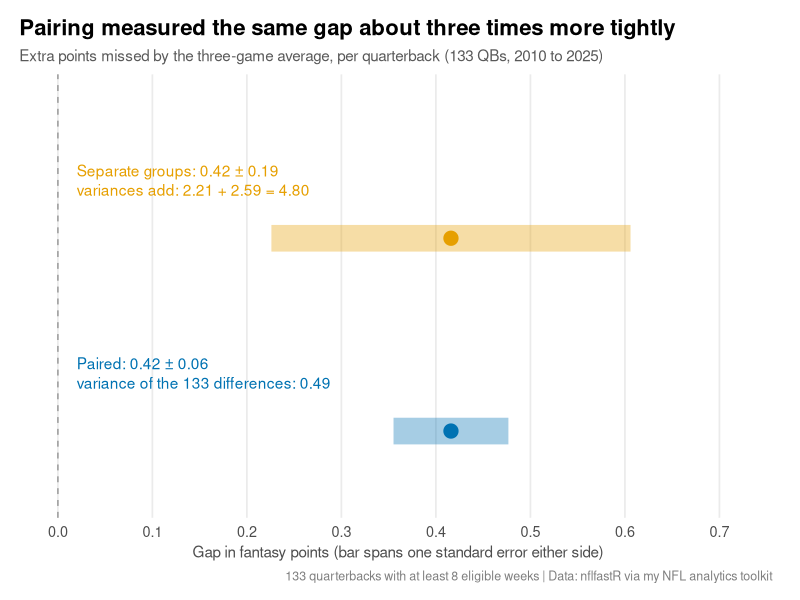
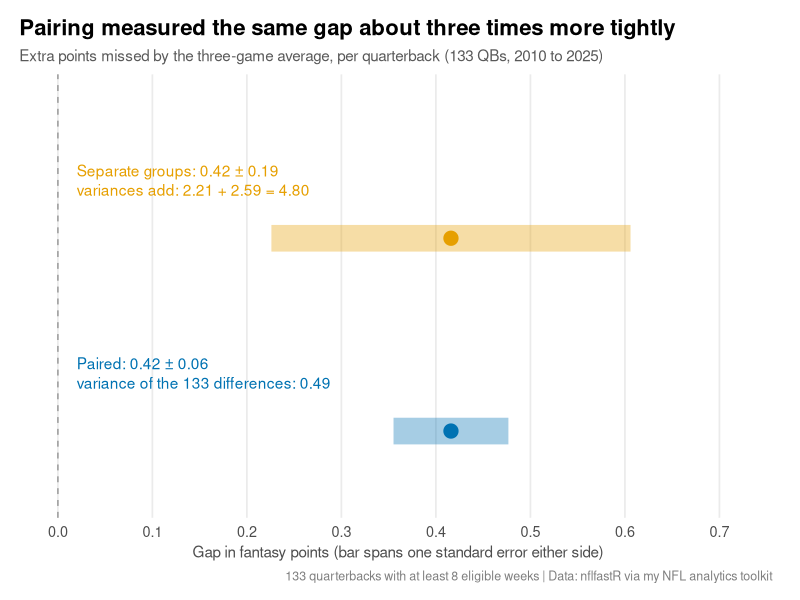

The R source for these figures, in order: (Note: this script raises an error after producing the figures.)
# create_stats_post30_visuals.R
# Statistics Series Post 30: The Paired t-Test
#
# One panel. The same 0.42-point gap (three-game average error minus
# season-to-date error, per quarterback) drawn twice: once with the standard
# error from treating the two sets of misses as separate groups, once with the
# paired standard error. The width difference is the post's central finding.
#
# Every number is hardcoded from verified console output
# (floor >= 8 eligible weeks block, rebuilt A/B panel, 2026-09-17).
# Nothing is re-simulated or recomputed from data.
#
# Bars show the gap plus or minus ONE standard error. They are not confidence
# intervals, and nothing in the chart labels them as intervals.

# ==== CONFIGURATION ==========================================================
library(ggplot2)
library(dplyr)
library(grid)
library(here)

OUTPUT_DIR  <- here("stats_posts", "output", "plots")
FILE_PREFIX <- "stats_post30_"
PLOT_NAME   <- "paired_vs_separate_standard_error"
WIDTH_IN    <- 8
HEIGHT_IN   <- 8 * 2 / 3   # 1200x800 aspect
DPI         <- 300
BASE_SIZE   <- 13
TITLE_SIZE  <- 16
SUB_SIZE    <- 11
MARGIN_PT   <- c(t = 14, r = 20, b = 12, l = 14)

COL_PAIRED   <- "#0072B2"  # navy: the reading the post teaches
COL_SEPARATE <- "#E69F00"  # gold: not wrong, less precise

dir.create(OUTPUT_DIR, recursive = TRUE, showWarnings = FALSE)

# ==== VERIFIED VALUES (console output, floor >= 8 block) =====================
N_QB          <- 133L
ERR_STD       <- 7.985064
ERR_ROLL3     <- 8.400999
GAP           <- 0.415935
VAR_STD       <- 2.213179
VAR_ROLL3     <- 2.588883
VAR_DIFF      <- 0.491382
SE_SEPARATE   <- 0.190015
SE_PAIRED     <- 0.060783
QB_ROLL3_WORSE <- 104L
QB_STD_WORSE   <- 29L
QB_TIES        <- 0L

# ==== PRE-BUILD ASSERTIONS ===================================================
tol <- 1e-4
checks <- c(
  # Internal consistency of the hardcoded values
  A01_gap_reconciles        = abs((ERR_ROLL3 - ERR_STD) - GAP) < 1e-5,
  A02_separate_se_from_vars = abs(sqrt((VAR_STD + VAR_ROLL3) / N_QB) - SE_SEPARATE) < tol,
  A03_paired_se_from_var    = abs(sqrt(VAR_DIFF / N_QB) - SE_PAIRED) < tol,
  A04_win_counts_sum        = QB_ROLL3_WORSE + QB_STD_WORSE + QB_TIES == N_QB,
  A05_positive_values       = all(c(GAP, SE_SEPARATE, SE_PAIRED, VAR_DIFF) > 0),
  # Prose claims in Stats_Post30_The_Paired_t_Test.md, checked in code
  P01_miss_7985             = sprintf("%.3f", ERR_STD) == "7.985",
  P02_miss_8401             = sprintf("%.3f", ERR_ROLL3) == "8.401",
  P03_gap_0416_about_042    = sprintf("%.3f", GAP) == "0.416" && sprintf("%.2f", GAP) == "0.42",
  P04_separate_se_019       = sprintf("%.2f", SE_SEPARATE) == "0.19",
  P05_paired_se_006         = sprintf("%.2f", SE_PAIRED) == "0.06",
  P06_variances_221_259     = sprintf("%.2f", VAR_STD) == "2.21" && sprintf("%.2f", VAR_ROLL3) == "2.59",
  P07_sum_480               = sprintf("%.2f", VAR_STD + VAR_ROLL3) == "4.80",
  P08_diff_var_049          = sprintf("%.2f", VAR_DIFF) == "0.49",
  P09_about_90_percent      = round(100 * (1 - VAR_DIFF / (VAR_STD + VAR_ROLL3))) == 90,
  P10_104_of_133            = QB_ROLL3_WORSE == 104L && N_QB == 133L,
  P11_title_three_times     = round(SE_SEPARATE / SE_PAIRED) == 3
)
if (!all(checks)) {
  stop("Pre-build assertion(s) failed: ", paste(names(checks)[!checks], collapse = ", "))
}
cat("Pre-build assertions:", sum(checks), "/", length(checks), "passed\n")

# ==== PLOT DATA ==============================================================
plot_data <- tibble(
  reading = factor(c("Treated as separate groups", "Paired"),
                   levels = c("Paired", "Treated as separate groups")),  # separate on top
  gap     = GAP,
  se      = c(SE_SEPARATE, SE_PAIRED),
  label   = c(
    sprintf("Separate groups: %.2f \u00b1 %.2f\nvariances add: %.2f + %.2f = %.2f",
            GAP, SE_SEPARATE, VAR_STD, VAR_ROLL3, VAR_STD + VAR_ROLL3),
    sprintf("Paired: %.2f \u00b1 %.2f\nvariance of the %d differences: %.2f",
            GAP, SE_PAIRED, N_QB, VAR_DIFF)
  ),
  colour  = c(COL_SEPARATE, COL_PAIRED)
) %>%
  mutate(lo = gap - se, hi = gap + se)

stopifnot(nrow(plot_data) == 2, !anyNA(plot_data))

# ==== TEXT ===================================================================
TITLE    <- "Pairing measured the same gap about three times more tightly"
SUBTITLE <- sprintf("Extra points missed by the three-game average, per quarterback (%d QBs, 2010 to 2025)", N_QB)
CAPTION  <- "133 quarterbacks with at least 8 eligible weeks | Data: nflfastR via my NFL analytics toolkit"

# ==== BUILD ==================================================================
p <- ggplot(plot_data, aes(y = reading)) +
  geom_vline(xintercept = 0, linetype = "dashed", colour = "gray60") +
  geom_linerange(aes(xmin = lo, xmax = hi, colour = colour), linewidth = 9,
                 alpha = 0.35, show.legend = FALSE) +
  geom_point(aes(x = gap, colour = colour), size = 4.5, show.legend = FALSE) +
  # Labels sit above each bar so they never collide with the geometry
  geom_text(aes(x = 0.02, label = label, colour = colour),
            hjust = 0, vjust = 0, nudge_y = 0.22, size = 3.9, lineheight = 1.05,
            show.legend = FALSE) +
  scale_colour_identity() +
  scale_x_continuous(breaks = seq(0, 0.7, by = 0.1)) +
  scale_y_discrete(expand = expansion(add = c(0.45, 0.85))) +
  coord_cartesian(xlim = c(0, 0.72)) +
  labs(
    title    = TITLE,
    subtitle = SUBTITLE,
    x        = "Gap in fantasy points (bar spans one standard error either side)",
    y        = NULL,
    caption  = CAPTION
  ) +
  theme_minimal(base_size = BASE_SIZE) +
  theme(
    plot.title         = element_text(face = "bold", size = TITLE_SIZE, hjust = 0),
    plot.subtitle      = element_text(colour = "gray35", size = SUB_SIZE, hjust = 0),
    plot.caption       = element_text(colour = "gray50", size = 9, hjust = 1),
    plot.title.position = "plot",
    panel.grid.minor   = element_blank(),
    panel.grid.major.y = element_blank(),
    axis.text.y        = element_blank(),
    axis.title.x       = element_text(colour = "gray30", size = 11),
    legend.position    = "none",
    plot.margin        = margin(MARGIN_PT["t"], MARGIN_PT["r"], MARGIN_PT["b"], MARGIN_PT["l"])
  )

# ==== POST-BUILD RENDER CHECKS ===============================================
b <- ggplot_build(p)
text_fits <- function(txt, size_pt, face = "plain") {
  w_in <- convertWidth(grobWidth(textGrob(txt, gp = gpar(fontsize = size_pt, fontface = face))),
                       "inches", valueOnly = TRUE)
  avail <- WIDTH_IN - (MARGIN_PT["l"] + MARGIN_PT["r"]) / 72
  w_in <= avail
}
pdf(NULL, width = WIDTH_IN, height = HEIGHT_IN)  # measurement device
render <- c(
  R01_two_bars          = nrow(b$data[[2]]) == 2,
  R02_two_points        = nrow(b$data[[3]]) == 2,
  R03_bar_ends_match    = isTRUE(all.equal(sort(b$data[[2]]$xmax), sort(plot_data$hi))),
  R04_points_at_gap     = all(abs(b$data[[3]]$x - GAP) < 1e-9),
  R05_bars_inside_view  = all(plot_data$lo >= 0 & plot_data$hi <= 0.72),
  R06_separate_wider    = diff(range(plot_data$hi - plot_data$lo)) > 0,
  R07_title_fits        = text_fits(TITLE, TITLE_SIZE, "bold"),
  R08_subtitle_fits     = text_fits(SUBTITLE, SUB_SIZE),
  R09_caption_fits      = text_fits(CAPTION, 9),
  R10_labels_fit        = all(vapply(unlist(strsplit(plot_data$label, "\n")),
                                     function(s) {
                                       w <- convertWidth(grobWidth(textGrob(s, gp = gpar(fontsize = 3.9 * .pt))),
                                                         "inches", valueOnly = TRUE)
                                       w <= WIDTH_IN * 0.72  # label starts near x = 0.02 of panel
                                     }, logical(1)))
)
dev.off()
if (!all(render)) {
  stop("Render check(s) failed: ", paste(names(render)[!render], collapse = ", "))
}
cat("Post-build render checks:", sum(render), "/", length(render), "passed\n")
cat("NOTE: R01 to R04 introspect ggplot_build() layer order; R07 to R10 measure text",
    "on a null PDF device. Both are unverified until rendered locally.\n")

# ==== EXPORT =================================================================
png_path <- file.path(OUTPUT_DIR, paste0(FILE_PREFIX, PLOT_NAME, ".png"))
ggsave(png_path, plot = p, width = WIDTH_IN, height = HEIGHT_IN, dpi = DPI, bg = "white")

svg_path <- file.path(OUTPUT_DIR, paste0(FILE_PREFIX, PLOT_NAME, ".svg"))
if (requireNamespace("svglite", quietly = TRUE)) {
  ggsave(svg_path, plot = p, width = WIDTH_IN, height = HEIGHT_IN, bg = "white")
} else {
  message("svglite not installed: SVG skipped. install.packages('svglite') to enable.")
  svg_path <- NA_character_
}

stopifnot(file.exists(png_path), file.size(png_path) > 0)

# ==== CONSOLE SUMMARY ========================================================
cat("\n==== Post 30 visual summary ====\n")
cat("PNG:", png_path, "\n")
cat("SVG:", ifelse(is.na(svg_path), "skipped", svg_path), "\n")
cat(sprintf("Gap %.3f | separate SE %.3f | paired SE %.3f | ratio %.2f\n",
            GAP, SE_SEPARATE, SE_PAIRED, SE_SEPARATE / SE_PAIRED))
cat("5-second check (do this by eye): the gold bar should read about three times",
    "the width of the navy bar, at the same center.\n")
